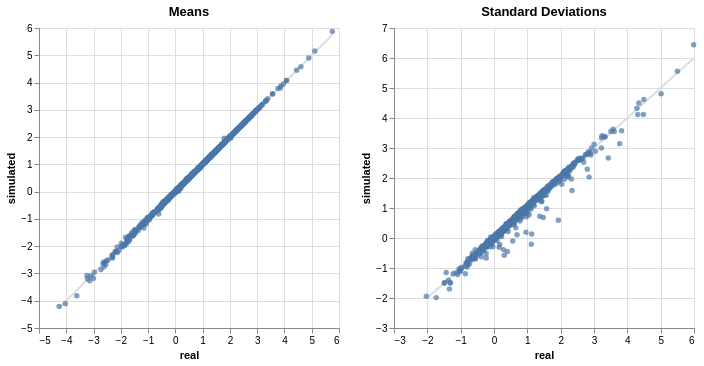

The code cell stored with this chart in its notebook:
### Code cell
samples_orig = sim_orig.sample()
compare_moments(example_sce, samples_orig)

### Figure 1 — Vega-Lite specification as saved in the notebook (floating-point values rounded to 4 significant figures; data arrays with more than 128 entries replaced by an {"elided": "..."} marker saying what was removed)
{"config": {"view": {"continuousWidth": 300, "continuousHeight": 300}}, "hconcat": [{"layer": [{"data": {"name": "data-3aad100eb3a1177aebefcecb78df27a3"}, "mark": {"type": "line", "color": "#dedede"}, "encoding": {"x": {"field": "real", "type": "quantitative"}, "y": {"field": "simulated", "type": "quantitative"}}}, {"data": {"name": "data-63066b3f569852c32d0c6dfd2062b3c2"}, "mark": {"type": "circle"}, "encoding": {"x": {"field": "real", "type": "quantitative"}, "y": {"field": "simulated", "type": "quantitative"}}}], "title": "Means"}, {"layer": [{"data": {"name": "data-c3817d25299ed0eb55f06b8cffab14c9"}, "mark": {"type": "line", "color": "#dedede"}, "encoding": {"x": {"field": "real", "type": "quantitative"}, "y": {"field": "simulated", "type": "quantitative"}}}, {"data": {"name": "data-2016a7b9402774f5fb1b624e8af00a54"}, "mark": {"type": "circle"}, "encoding": {"x": {"field": "real", "type": "quantitative"}, "y": {"field": "simulated", "type": "quantitative"}}}], "title": "Standard Deviations"}], "$schema": "https://vega.github.io/schema/vega-lite/v6.1.0.json", "datasets": {"data-3aad100eb3a1177aebefcecb78df27a3": [{"real": -4.259, "simulated": -4.259}, {"real": 5.755, "simulated": 5.755}], "data-63066b3f569852c32d0c6dfd2062b3c2": {"elided": "1000 records"}, "data-c3817d25299ed0eb55f06b8cffab14c9": [{"real": -2.031, "simulated": -2.031}, {"real": 5.988, "simulated": 5.988}], "data-2016a7b9402774f5fb1b624e8af00a54": {"elided": "1000 records"}}}
